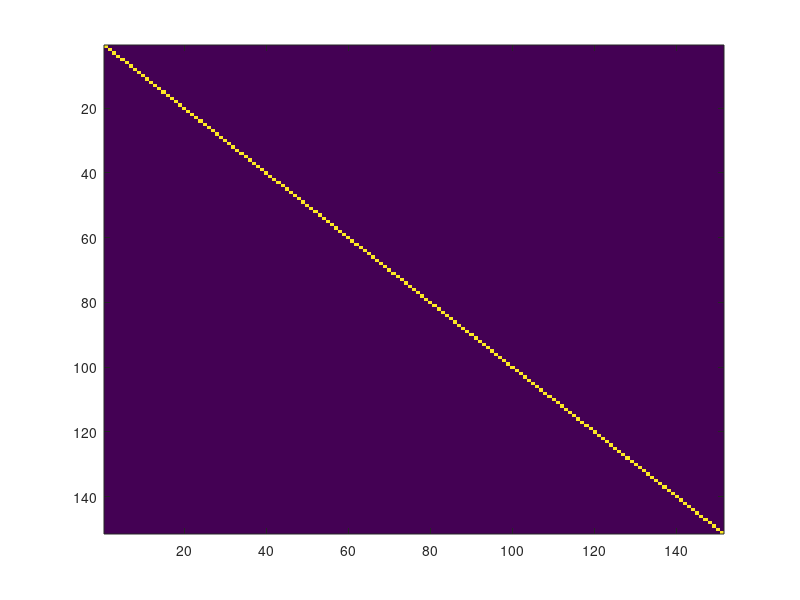

This chart was generated by the following MATLAB code:
%++++++++++++++++++++++++++++++++++++++++++++++++++++++++
% Eigenfrequencies and eigenmodes of Ideal String with distributed bridge
%                   FWD conditions
%               PASSIVE ENERGY BALANCE
%                    Riccardo Russo
%                 University of Bologna
%++++++++++++++++++++++++++++++++++++++++++++++++++++++++
clear 
close all

%+++++++++++++++++++++++++++++++++++++++++++++++++++++++++++++++++++++++++%
%%%%% Custom Parameters
SR = 44100;                         % sample rate
k = 1 / SR;                         % time step
durSec = 5;                         % simulation length [s]

h = 0.5e-2;

timeSamples = floor(durSec*SR);     % simulation length [samples]
timeVec = (1:timeSamples)*k;

%%%%% String Parameters
T0    = 147.7 ;            %-- tension [N]
radius     = 4.55e-4 ;          %-- radius [m]
E     = 2.5e10 ;           %-- Young's mod [Pa]
rho   = 5535 ;             %-- density [kg/m^3]
L     = 0.69 ;             %-- length [m]
% L = 0.69;
% radius = 3.75e-04;                  % string radius [m]
%         rho = 3.7575e3;                     % string Density [kg/m] 
%         T0 = 153;                           % tension [N] 
%         E = 25e9;                          % young modulus [Pa]
        A = pi*radius^2;
        rA = rho*A;
        Inertia = (pi*radius^4)/ 4;        % moment of inertia
        EI = E*Inertia;
        K = sqrt(E*Inertia/(rA*L^4));
        c = sqrt(T0/rA);

%%%%% Bridge Parameters
LB = 7e-2;                          % string length [m]
radiusB = 1e-3;
rhoB =8e3;                          % string Density [kg/m^3] 
AB = pi*radiusB^2;
rAB = rhoB*AB;
EB = 3e10;                          % young modulus [Pa]
InertiaB = (pi*radiusB^4)/ 4;         % moment of inertia
EIB    = EB*InertiaB;

zContact = 0.43*LB;

outPoint = 0.5233*L;
inPoint = 0.35432*L;

Ms = floor(L/h);
Mb = floor(LB/h);

Jvec = sparse(Mb - 1, 1); Jvec(floor(zContact/h)) = 1/h;

vs = ones(Ms-1,1);
DxxS = T0*spdiags([vs/h^2 -2*vs/h^2 vs/h^2], -1:1, Ms-1, Ms-1);
vb = ones(Mb-1,1);
DxxB = spdiags([vb/h^2 -2*vb/h^2 vb/h^2], -1:1, Mb-1, Mb-1);
DxxxxB = EIB * DxxB * DxxB;

zero1 = sparse(Ms-1, 1); zero1(end) = T0/h^2;
zero2 = sparse(Ms-1, Mb -1);
vec1 = T0*Jvec.'/h;
vec2 = -DxxxxB - T0*(Jvec*Jvec.');
coeff =  -2*T0/h^2;

%nota che vec1, vec2 e coeff sono semplicemente delle continuazioni di
%DxxS, potevo semplicemente definire DxxS su Ms x Ms invece che su (Ms -
%1) x (Ms - 1), solo che poi era un casino concatenare tutti i pezzi

K = [-DxxS, -zero1, -zero2;
     -zero1.',-coeff, -vec1;
     -zero2.', -vec1.', -vec2];
M = [rA * ones(Ms, 1); rAB * ones(Mb - 1, 1)];
M = sparse(diag(M));
R = full(M\K);
[V, D] = eig(R);

[Dsort, Dind] = sort(diag(D));
Vsort = V(:,Dind);

%Nota che bisogna usare V^-1 e non V.' perchè M^-1*K non è simmetrica!
%Lo sarebbe se rAB fosse uguale a rA, a quel punto la matrice di massa
%sarebbe diagonale con la diagonale costante!
inProd = V^-1*V;

figure
imagesc(inProd);

